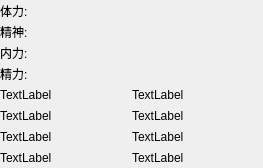
<?xml version="1.0" encoding="UTF-8"?>
<ui version="4.0">
 <class>StatusForm</class>
 <widget class="QWidget" name="StatusForm">
  <property name="geometry">
   <rect>
    <x>0</x>
    <y>0</y>
    <width>263</width>
    <height>168</height>
   </rect>
  </property>
  <property name="windowTitle">
   <string>Form</string>
  </property>
  <layout class="QGridLayout" name="gridLayout">
   <property name="leftMargin">
    <number>0</number>
   </property>
   <property name="topMargin">
    <number>0</number>
   </property>
   <property name="rightMargin">
    <number>0</number>
   </property>
   <property name="bottomMargin">
    <number>0</number>
   </property>
   <property name="spacing">
    <number>0</number>
   </property>
   <item row="0" column="0" colspan="2">
    <layout class="QHBoxLayout" name="horizontalLayout" stretch="2,8">
     <property name="spacing">
      <number>0</number>
     </property>
     <item>
      <layout class="QVBoxLayout" name="verticalLayout_3">
       <property name="spacing">
        <number>0</number>
       </property>
       <item>
        <layout class="QVBoxLayout" name="verticalLayout_2">
         <item>
          <widget class="QLabel" name="hpHead">
           <property name="text">
            <string>体力:</string>
           </property>
          </widget>
         </item>
         <item>
          <widget class="QLabel" name="mpHead">
           <property name="text">
            <string>精神:</string>
           </property>
          </widget>
         </item>
        </layout>
       </item>
       <item>
        <layout class="QVBoxLayout" name="verticalLayout_5">
         <item>
          <widget class="QLabel" name="neiliHead">
           <property name="text">
            <string>内力:</string>
           </property>
          </widget>
         </item>
         <item>
          <widget class="QLabel" name="jingliHead">
           <property name="text">
            <string>精力:</string>
           </property>
          </widget>
         </item>
        </layout>
       </item>
      </layout>
     </item>
     <item>
      <layout class="QVBoxLayout" name="verticalLayout_8">
       <property name="spacing">
        <number>0</number>
       </property>
       <item>
        <layout class="QVBoxLayout" name="verticalLayout">
         <item>
          <widget class="PointBar" name="hpBar">
           <property name="text">
            <string/>
           </property>
          </widget>
         </item>
         <item>
          <widget class="PointBar" name="mpBar">
           <property name="text">
            <string/>
           </property>
          </widget>
         </item>
        </layout>
       </item>
       <item>
        <layout class="QVBoxLayout" name="verticalLayout_4">
         <item>
          <widget class="PointBar" name="neiliBar">
           <property name="text">
            <string/>
           </property>
          </widget>
         </item>
         <item>
          <widget class="PointBar" name="jingliBar">
           <property name="text">
            <string/>
           </property>
          </widget>
         </item>
        </layout>
       </item>
      </layout>
     </item>
    </layout>
   </item>
   <item row="1" column="0">
    <layout class="QVBoxLayout" name="verticalLayout_7">
     <item>
      <widget class="QLabel" name="jingyan">
       <property name="text">
        <string>TextLabel</string>
       </property>
      </widget>
     </item>
     <item>
      <widget class="QLabel" name="zhandou">
       <property name="text">
        <string>TextLabel</string>
       </property>
      </widget>
     </item>
     <item>
      <widget class="QLabel" name="shiwu">
       <property name="text">
        <string>TextLabel</string>
       </property>
      </widget>
     </item>
     <item>
      <widget class="QLabel" name="zhenqi">
       <property name="text">
        <string>TextLabel</string>
       </property>
      </widget>
     </item>
    </layout>
   </item>
   <item row="1" column="1">
    <layout class="QVBoxLayout" name="verticalLayout_6">
     <item>
      <widget class="QLabel" name="qianneng">
       <property name="text">
        <string>TextLabel</string>
       </property>
      </widget>
     </item>
     <item>
      <widget class="QLabel" name="mang">
       <property name="text">
        <string>TextLabel</string>
       </property>
      </widget>
     </item>
     <item>
      <widget class="QLabel" name="yinshui">
       <property name="text">
        <string>TextLabel</string>
       </property>
      </widget>
     </item>
     <item>
      <widget class="QLabel" name="zhanyi">
       <property name="text">
        <string>TextLabel</string>
       </property>
      </widget>
     </item>
    </layout>
   </item>
  </layout>
 </widget>
 <customwidgets>
  <customwidget>
   <class>PointBar</class>
   <extends>QLabel</extends>
   <header location="global">statusBar/pointbar.h</header>
  </customwidget>
 </customwidgets>
 <resources/>
 <connections/>
</ui>
